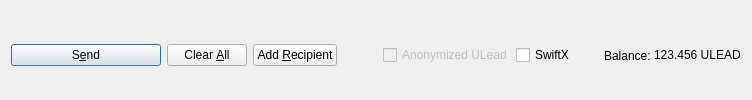
         <widget class="QFrame" name="frame_Send">
          <layout class="QHBoxLayout" name="horizontalLayout">
           <property name="bottomMargin">
            <number>0</number>
           </property>
           <item>
            <widget class="QPushButton" name="sendButton">
             <property name="minimumSize">
              <size>
               <width>150</width>
               <height>0</height>
              </size>
             </property>
             <property name="toolTip">
              <string>Confirm the send action</string>
             </property>
             <property name="text">
              <string>S&amp;end</string>
             </property>
             <property name="autoDefault">
              <bool>false</bool>
             </property>
             <property name="default">
              <bool>true</bool>
             </property>
            </widget>
           </item>
           <item>
            <widget class="QPushButton" name="clearButton">
             <property name="sizePolicy">
              <sizepolicy hsizetype="Minimum" vsizetype="Fixed">
               <horstretch>0</horstretch>
               <verstretch>0</verstretch>
              </sizepolicy>
             </property>
             <property name="toolTip">
              <string>Clear all fields of the form.</string>
             </property>
             <property name="text">
              <string>Clear &amp;All</string>
             </property>
             <property name="autoDefault">
              <bool>false</bool>
             </property>
            </widget>
           </item>
           <item>
            <widget class="QPushButton" name="addButton">
             <property name="toolTip">
              <string>Send to multiple recipients at once</string>
             </property>
             <property name="text">
              <string>Add &amp;Recipient</string>
             </property>
             <property name="autoDefault">
              <bool>false</bool>
             </property>
            </widget>
           </item>
           <item>
            <spacer name="horizontalSpacer">
             <property name="orientation">
              <enum>Qt::Horizontal</enum>
             </property>
             <property name="sizeHint" stdset="0">
              <size>
               <width>40</width>
               <height>20</height>
              </size>
             </property>
            </spacer>
           </item>
           <item>
            <layout class="QHBoxLayout" name="horizontalLayout_2">
             <property name="spacing">
              <number>3</number>
             </property>
             <item>
              <widget class="QCheckBox" name="checkzULEAD">
               <property name="enabled">
                <bool>false</bool>
               </property>
               <property name="text">
                <string>Anonymized ULead</string>
               </property>
              </widget>
             </item>
             <item>
              <widget class="QCheckBox" name="checkSwiftTX">
               <property name="enabled">
                <bool>true</bool>
               </property>
               <property name="minimumSize">
                <size>
                 <width>85</width>
                 <height>0</height>
                </size>
               </property>
               <property name="text">
                <string>SwiftX</string>
               </property>
              </widget>
             </item>
             <item>
              <widget class="QLabel" name="labelForBalance">
               <property name="text">
                <string>Balance:</string>
               </property>
              </widget>
             </item>
             <item>
              <widget class="QLabel" name="labelBalance">
               <property name="sizePolicy">
                <sizepolicy hsizetype="Preferred" vsizetype="Fixed">
                 <horstretch>0</horstretch>
                 <verstretch>0</verstretch>
                </sizepolicy>
               </property>
               <property name="cursor">
                <cursorShape>IBeamCursor</cursorShape>
               </property>
               <property name="text">
                <string notr="true">123.456 ULEAD</string>
               </property>
               <property name="textInteractionFlags">
                <set>Qt::LinksAccessibleByMouse|Qt::TextSelectableByKeyboard|Qt::TextSelectableByMouse</set>
               </property>
              </widget>
             </item>
            </layout>
           </item>
          </layout>
         </widget>
